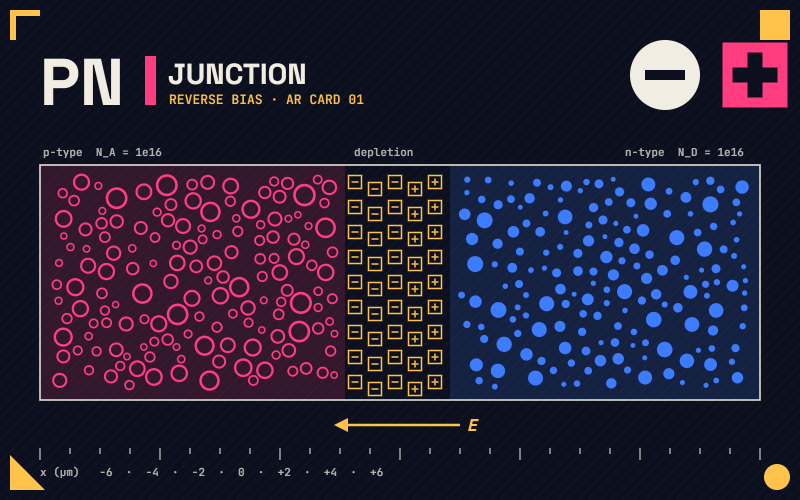
#> input picture xr/assets/card.png, 1600 x 1000 px (shown at 1/2 size)
$ python make_test_video.py
#> lines starting #> are read from the running program, lines starting #| are printed output that depends on the picture
"""Make a synthetic phone-camera video of the AR card, for automated tracking tests.

    python xr/tools/make_test_video.py

Writes tests/fixtures/xr/card_motion.mjpeg (640×480, 30 fps, 12 s), which Chromium's
fake camera plays as if it were a real camera. The video contains:
  0–1.5 s   an empty desk (the tracker must NOT find anything)
  1.5–10 s  the card held at changing tilt, rotation, distance and lighting, with blur and noise
  10–12 s   the card moves out of view (tracking must be lost)
The card's corners in every frame are saved too (card_motion.json), so a test can
check that the tracker's pose really matches where the card is.
"""

import json
import math
import os

import cv2
import numpy as np

HERE = os.path.dirname(os.path.abspath(__file__))
ROOT = os.path.dirname(os.path.dirname(HERE))
CARD = os.path.join(ROOT, "xr", "assets", "card.png")
OUT_DIR = os.path.join(ROOT, "tests", "fixtures", "xr")
W, H, FPS, SECONDS = 640, 480, 30, 12


def desk(rng):
    """A wooden desk: stretched noise in warm colours, with a soft light falloff."""
    noise = rng.normal(0, 1, (H // 4, W // 16)).astype(np.float32)
    noise = cv2.resize(noise, (W, H), interpolation=cv2.INTER_CUBIC)
    grain = cv2.GaussianBlur(rng.normal(0, 1, (H, W)).astype(np.float32), (0, 0), 1.2)
    base = np.dstack([90 + 18 * noise + 6 * grain, 120 + 22 * noise + 7 * grain, 150 + 25 * noise + 8 * grain])
    yy, xx = np.mgrid[0:H, 0:W]
    light = 1.1 - 0.35 * (((xx - W * 0.4) / W) ** 2 + ((yy - H * 0.3) / H) ** 2)
    return np.clip(base * light[..., None], 0, 255).astype(np.uint8)


def card_corners(t):
    """Where the card's four corners are at time t (seconds), as a 3D pose projected to the image."""
    if t < 1.5:
        return None
    if t > 10:
        slide = (t - 10) * 420  # leaves the frame to the right
    else:
        slide = 0
    k = (t - 1.5) / 8.5
    distance = 1.25 - 0.35 * math.sin(k * math.pi * 1.5)        # closer / further
    yaw = math.radians(28 * math.sin(k * math.pi * 2))           # turn left/right
    pitch = math.radians(38 + 12 * math.sin(k * math.pi * 3))    # looking down at the desk
    roll = math.radians(15 * math.sin(k * math.pi * 1.2))
    # Card is 1.6 × 1.0 units, centred at the origin, lying in the z = 0 plane.
    corners = np.array([[-0.8, -0.5, 0], [0.8, -0.5, 0], [0.8, 0.5, 0], [-0.8, 0.5, 0]], dtype=np.float64)
    rx = np.array([[1, 0, 0], [0, math.cos(pitch), -math.sin(pitch)], [0, math.sin(pitch), math.cos(pitch)]])
    ry = np.array([[math.cos(yaw), 0, math.sin(yaw)], [0, 1, 0], [-math.sin(yaw), 0, math.cos(yaw)]])
    rz = np.array([[math.cos(roll), -math.sin(roll), 0], [math.sin(roll), math.cos(roll), 0], [0, 0, 1]])
    rotated = corners @ (rz @ ry @ rx).T
    rotated[:, 2] += distance * 2.4
    f = 560.0  # focal length in pixels (≈ a phone's main camera at 640×480)
    x = f * rotated[:, 0] / rotated[:, 2] + W / 2 + slide + 25 * math.sin(k * 5)
    y = f * rotated[:, 1] / rotated[:, 2] + H / 2 + 15 * math.cos(k * 4)
    return np.stack([x, y], axis=1).astype(np.float32)


def main():
    rng = np.random.default_rng(7)
    card = cv2.imread(CARD)
#> card is the input picture: shape (1000, 1600, 3); mean B, G, R 53.7, 33.8, 40.7
    if card is None:
        raise SystemExit("xr/assets/card.png not found: run xr/tools/build_card.py first")
    ch, cw = card.shape[:2]
#> ch = 1000; cw = 1600
    # Card corners in the image, in the same order as card_corners(): the 3D corner
    # (−0.8, −0.5) projects to the TOP-left of the frame (image y points down).
    source = np.array([[0, 0], [cw, 0], [cw, ch], [0, ch]], dtype=np.float32)
    background = desk(rng)
    os.makedirs(OUT_DIR, exist_ok=True)
    poses = []
    path = os.path.join(OUT_DIR, "card_motion.mjpeg")
    with open(path, "wb") as out:
        for i in range(FPS * SECONDS):
            t = i / FPS
            frame = background.copy()
            corners = card_corners(t)
            if corners is not None:
                M = cv2.getPerspectiveTransform(source, corners)
                warped = cv2.warpPerspective(card, M, (W, H))
                mask = cv2.warpPerspective(np.full((ch, cw), 255, np.uint8), M, (W, H))
                # A paper card: very slight shadow under it, then the print.
                shadow = cv2.GaussianBlur(mask, (0, 0), 6)
                frame = (frame * (1 - 0.35 * shadow[..., None] / 255)).astype(np.uint8)
                frame[mask > 128] = warped[mask > 128]
            # Camera effects: exposure drift, motion blur now and then, sensor noise.
            gain = 1 + 0.12 * math.sin(t * 1.3)
            frame = np.clip(frame.astype(np.float32) * gain, 0, 255)
            if i % 37 < 3:
                frame = cv2.blur(frame, (5, 1))
            frame = np.clip(frame + rng.normal(0, 4, frame.shape), 0, 255).astype(np.uint8)
            ok, jpeg = cv2.imencode(".jpg", frame, [cv2.IMWRITE_JPEG_QUALITY, 88])
            out.write(jpeg.tobytes())
            poses.append(None if corners is None else corners.tolist())
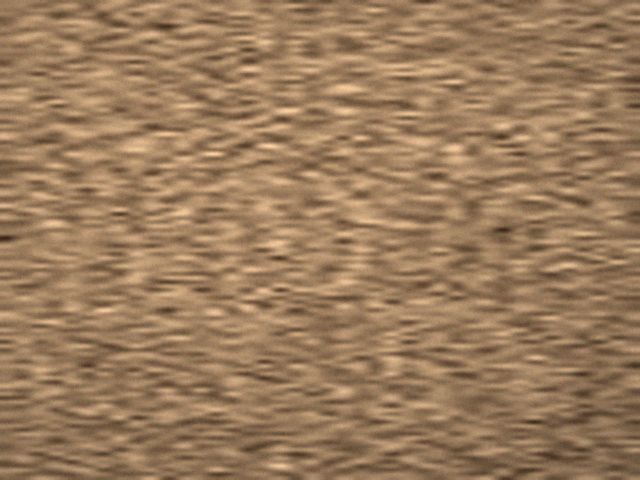
#> frame: shape (480, 640, 3); mean B, G, R 92.5, 123.7, 154.9
#> mask: shape (480, 640); every value is 0
#> after the loop, poses = 360 items
    with open(os.path.join(OUT_DIR, "card_motion.json"), "w") as f:
        json.dump({"fps": FPS, "width": W, "height": H, "corners": poses}, f)
    print(f"wrote {os.path.relpath(path, ROOT)} ({os.path.getsize(path) // 1024} kB, {FPS * SECONDS} frames)")


if __name__ == "__main__":
    main()
